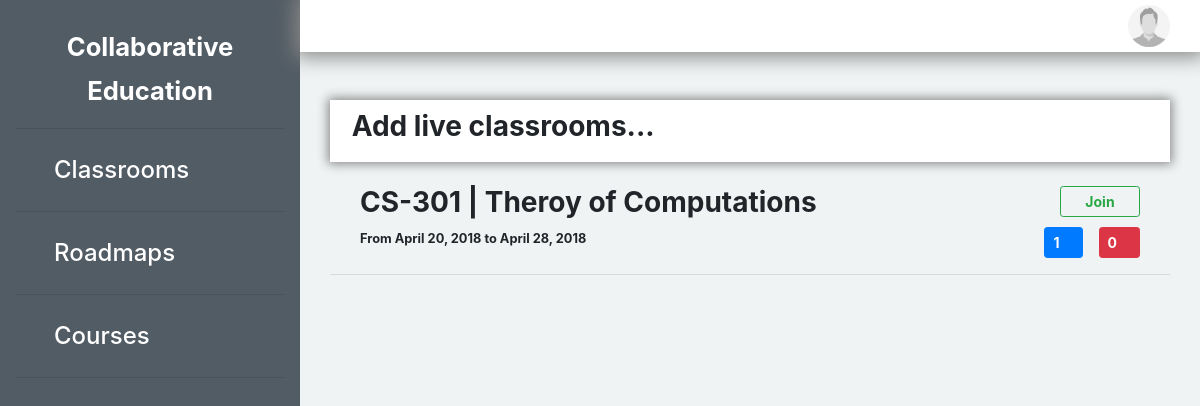
Page /dashboard/ on the earlier database version.
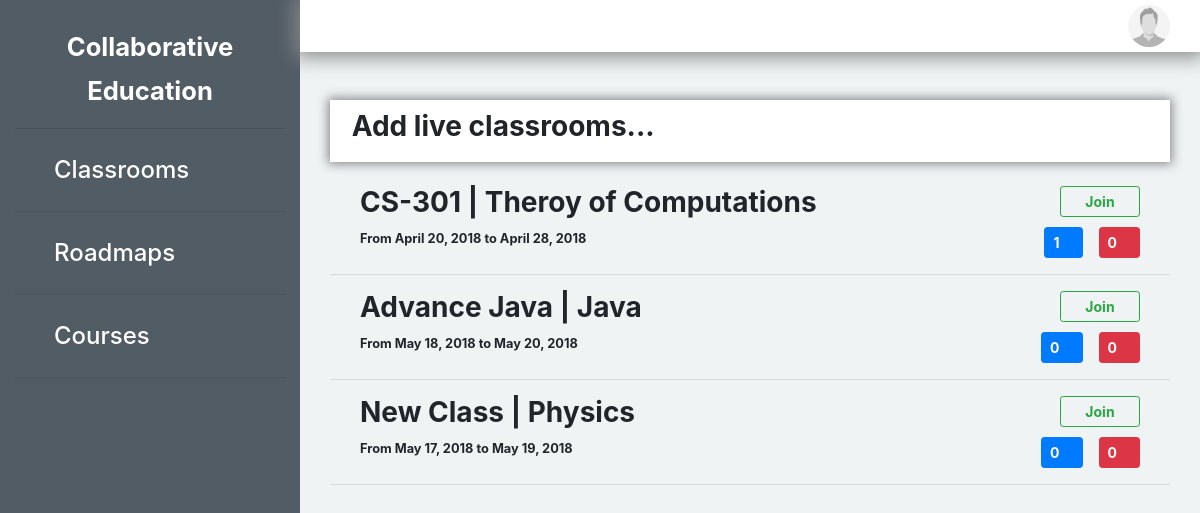
Same page on the later database version.
### dashboard/models.py (models this page shows)
class classrooms(models.Model):
    class_name = models.CharField(max_length=100)
    course_name = models.CharField(max_length=100)
    desc = models.TextField()
    start_time = models.DateField()
    end_time = models.DateField()
    user = models.ForeignKey(User, on_delete=models.CASCADE)
    upvote_cnt = models.IntegerField()
    downvote_cnt = models.IntegerField()

### dashboard/views.py (the view)
def index(request):
    classes = classrooms.objects.all()
    return render(request,'dashboard.html',{'classrooms':classes})

### dashboard/templates/dashboard.html (shortened to what this page needs)
<!DOCTYPE html>
{% load staticfiles %}
<html>
    <head>
        <link rel="stylesheet" href="{% static 'css/bootstrap.min.css' %}"/>
    </head>
    <body style="background-color:#eff3f4;" onload="setupWebSocket();">
        <div class="row col-md-12 nomargin nopadding">
            <div class="col-md-3" style="height:100vh; background-color:#525c65;">
                <br>
                <h6 style="line-height:42px;" class="col-md-12 text-center custom-left-tav-link"><small><strong>Collaborative<br> Education</strong></small></h6>
                <hr/>
                <a style="text-decoration:none;" href="/dashboard"><h6 class="col-md-12 custom-left-tav-link-small">&emsp;Classrooms</h6></a>
                <hr/>
                <a style="text-decoration:none;" href="/roadmap/"><h6 class="col-md-12 custom-left-tav-link-small">&emsp;Roadmaps</h6></a>
                <hr/>
                <a style="text-decoration:none;" href=""><h6 class="col-md-12 custom-left-tav-link-small">&emsp;Courses</h6></a>
                <hr/>
            </div>
            <div class="col-md-9 nopadding">
                <div class="col-md-12 text-right" style="background-color:#ffffff; box-shadow: 0px 0px 20px 5px #888888;">
                    <div style="height:5px;"></div>
                    <div class="dropdown">
                        <img class="col-md-1" style="cursor:pointer; border-radius:50%;" src="{% static 'images/default.jpg' %}"  data-toggle="dropdown" aria-haspopup="true" aria-expanded="false" id="dropdownMenuButton"/>
                    </div>
                    <div style="height:5px;"></div>
                </div>
                <div class="col-md-12">
                  <br><br>
                  <div class="col-md-12">
                    <div class="col-md-12" style="box-shadow: 0px 0px 10px 2px #888888; background-color:#ffffff;" data-toggle="collapse" href="#collapseExample" aria-expanded="false" aria-controls="collapseExample">
                      <div style="height:10px;"></div>
                      <h3><strong>&nbsp;Add live classrooms...</strong></h3>
                      <div style="height:10px;"></div>
                    </div>
                    <br>
                  </div>
                  <div class="col-md-12">
                    {% for classes in classrooms %}
                      <div class="row nomargin col-md-12">
                        <div class="col-md-8">
                          <h3><strong>{{ classes.class_name }} | {{ classes.course_name }}</strong></h3>
                          <h6><small><strong>From {{ classes.start_time }} to {{ classes.end_time }}</strong></small></h6>
                        </div>
                        <div class="col-md-4 text-right">
                          <a href="{% url 'dashboard:show_lectures' classes.id %}"><button class="col-md-4 btn-sm btn btn-outline-success"><strong>Join </strong></button></a>
                          <br><div style="height:10px;"></div>
                          <button class="btn btn-primary btn-sm"><strong>{{ classes.upvote_cnt }}</strong></button><button class="btn btn-danger btn-sm"><strong>{{ classes.downvote_cnt }}</strong></button>
                        </div>
                      </div>
                      <hr/>
                    {%endfor%}
                  </div>
                </div>
            </div>
        </div>
    </body>
</html>

### dashboard/templates/dashboard.html (style rules this page uses)
.nomargin { margin: 0px; }
.nopadding { padding: 0px; }
.custom-left-tav-link { color: #ffffff; font-size: 32px; line-height:64px; }
.custom-left-tav-link-small { color: #ffffff; font-size: 24px; line-height:50px; }

Differences in the rows shown:
added classrooms: class_name "Advance Java", course_name "Java", start_time "May 18, 2018", end_time "May 20, 2018", upvote_cnt "0", downvote_cnt "0"
added classrooms: class_name "New Class", course_name "Physics", start_time "May 17, 2018", end_time "May 19, 2018", upvote_cnt "0", downvote_cnt "0"
